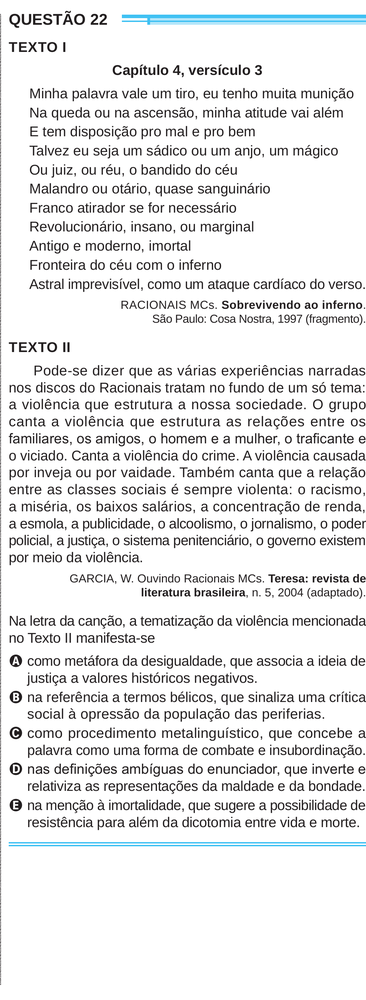
#> input picture 4Passo-RemoverBordasCentraisDasMetades/divididas-com-bordas-do-meio/pagina_enem_10_direita.png, 366 x 1000 px, shrunk from 1051 x 2869 before the run; its folder holds 4 pictures in this run
$ python remover-bordas-metades.py
#> lines starting #> are read from the running program, lines starting #| are printed output that depends on the picture
"""
Propósito: Remover a bordinha interna que fica entre as colunas
Autor: ALexandre Nassar de Peder
Data: 02/10/2025
"""
from PIL import Image
import os

pasta_imagens = "divididas-com-bordas-do-meio"
pasta_saida = "divididas-sem-bordas-do-meio"

os.makedirs(pasta_saida, exist_ok=True)

for nome_arquivo in os.listdir(pasta_imagens):
    if nome_arquivo.lower().endswith(".png"):
        caminho_entrada = os.path.join(pasta_imagens, nome_arquivo)
        imagem = Image.open(caminho_entrada)
#> imagem is the input picture: PIL image 366x1000 RGB; mean R, G, B 231.6, 232.2, 232.6

        largura, altura = imagem.size
#> largura = 366; altura = 1000

        # Aplica o corte original das bordas totais
        caixa_corte = (0, 0, largura, altura)
#> caixa_corte = (0, 0, 366, 1000)

        # Aplica cortes adicionais baseados no nome do arquivo
        if nome_arquivo.endswith("_esquerda.png"):
            # Remove 10 pixels da borda direita
            caixa_corte = (caixa_corte[0], caixa_corte[1],
                          caixa_corte[2] - 25, caixa_corte[3])

        elif nome_arquivo.endswith("_direita.png"):
            # Remove 10 pixels da borda esquerda
            caixa_corte = (caixa_corte[0] + 25, caixa_corte[1],
                          caixa_corte[2], caixa_corte[3])
#> caixa_corte = (25, 0, 366, 1000)

        imagem_cortada = imagem.crop(caixa_corte)
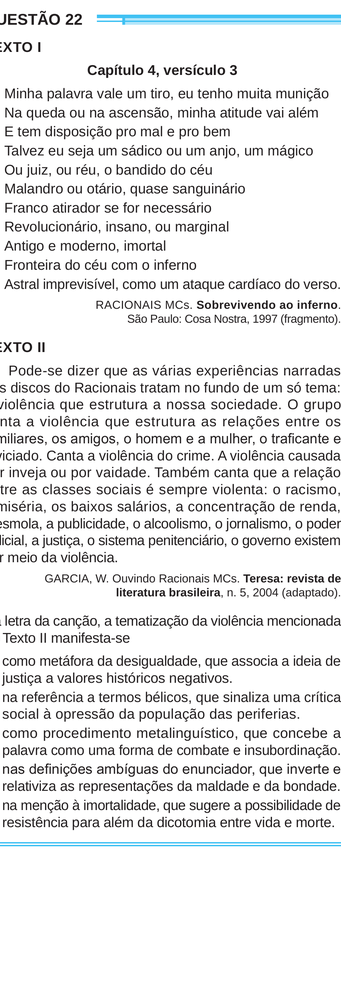
#> imagem_cortada: PIL image 341x1000 RGB; mean R, G, B 231.1, 231.7, 232.2

        caminho_saida = os.path.join(pasta_saida, nome_arquivo)
        imagem_cortada.save(caminho_saida)
#> pass 2 of the loop `for nome_arquivo in os.listdir(pasta_imagens):`:
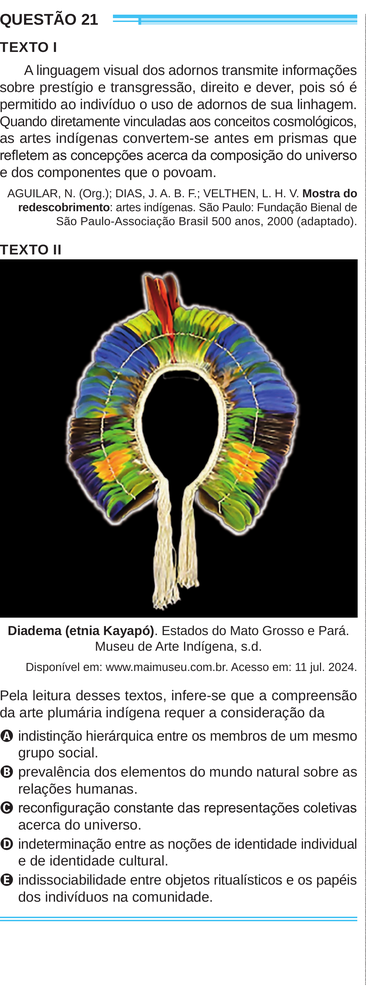
#> input picture 4Passo-RemoverBordasCentraisDasMetades/divididas-com-bordas-do-meio/pagina_enem_10_esquerda.png, 366 x 1000 px, shrunk from 1050 x 2869 before the run
#> imagem is the input picture: PIL image 366x1000 RGB; mean R, G, B 164.2, 164.9, 162.1
#> `imagem_cortada = imagem.crop(caixa_corte)`:
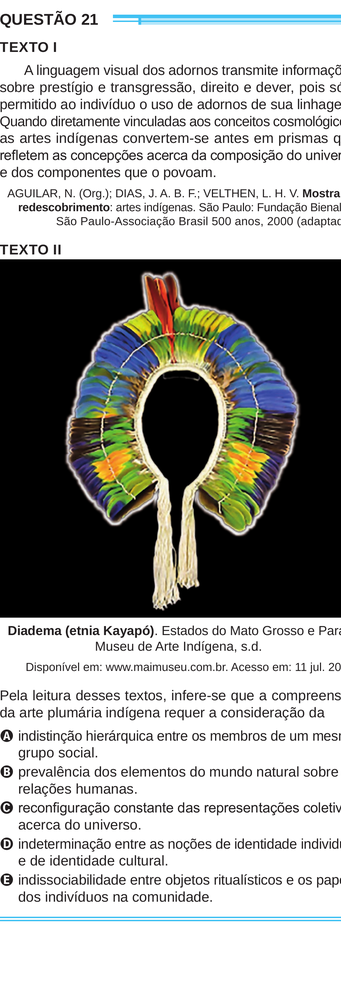
#> imagem_cortada: PIL image 341x1000 RGB; mean R, G, B 162.8, 163.5, 160.5
#> pass 3 of the loop `for nome_arquivo in os.listdir(pasta_imagens):`:
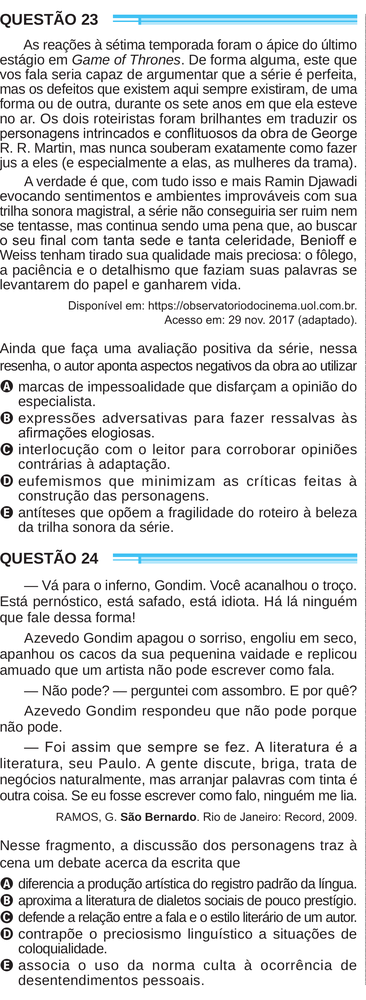
#> input picture 4Passo-RemoverBordasCentraisDasMetades/divididas-com-bordas-do-meio/pagina_enem_11_esquerda.png, 366 x 1000 px, shrunk from 1050 x 2869 before the run
#> imagem is the input picture: PIL image 366x1000 RGB; mean R, G, B 222.6, 223.3, 223.9
#> `imagem_cortada = imagem.crop(caixa_corte)`:
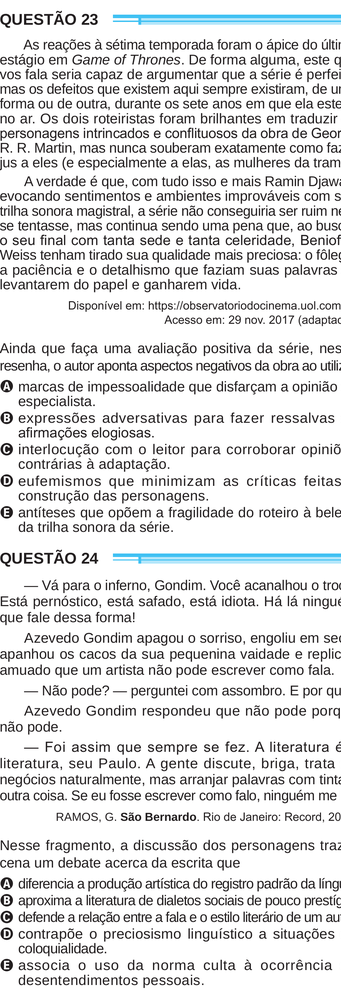
#> imagem_cortada: PIL image 341x1000 RGB; mean R, G, B 222, 222.6, 223.1
#> the loop made 4 passes; the first 3 are shown

print("Recorte das bordas concluído.")
